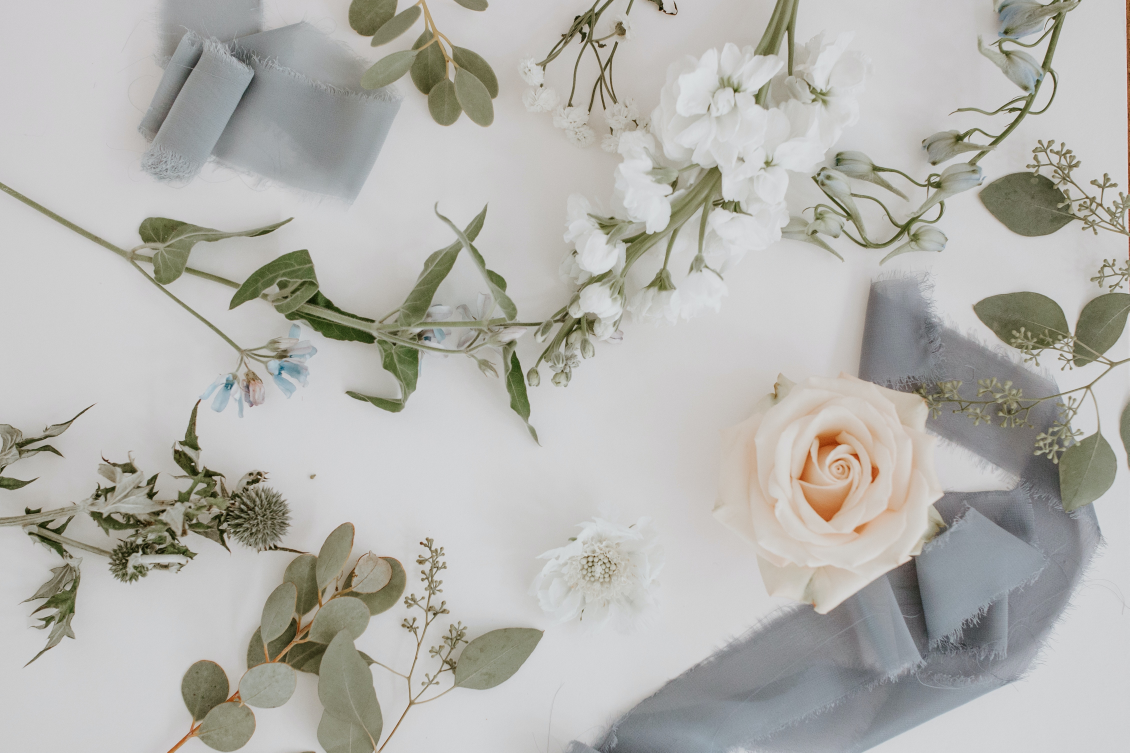
#> input picture sc/1.jpg, 4517 x 3011 px (shown at 1/4 size)
$ python changeImage.py
#> lines starting #> are read from the running program, lines starting #| are printed output that depends on the picture; after the words box and inside, x2 and y2 are one past the last pixel; in counts of white or black regions, pixels touching at a corner belong together
import cv2
import numpy as np


# 修改图像的对比度,coefficent>0, <1降低对比度,>1提升对比度 建议0-2
def change_contrast(img, coefficent):
    imggray = cv2.cvtColor(img, cv2.COLOR_BGR2GRAY)
    m = cv2.mean(img)[0]
    graynew = m + coefficent * (imggray - m)
    img1 = np.zeros(img.shape, np.float32)
    k = np.divide(graynew, imggray, out=np.zeros_like(graynew), where=imggray != 0)
    img1[:, :, 0] = img[:, :, 0] * k
    img1[:, :, 1] = img[:, :, 1] * k
    img1[:, :, 2] = img[:, :, 2] * k
    img1[img1 > 255] = 255
    img1[img1 < 0] = 0
    return img1.astype(np.uint8)

# 修改图像的亮度，brightness取值0～2 <1表示变暗 >1表示变亮
def change_brightness(img, brightness):
    [averB, averG, averR] = np.array(cv2.mean(img))[:-1] / 3
    k = np.ones((img.shape))
    k[:, :, 0] *= averB
    k[:, :, 1] *= averG
    k[:, :, 2] *= averR
    img = img + (brightness - 1) * k
    img[img > 255] = 255
    img[img < 0] = 0
    return img.astype(np.uint8)

def cvshow(name, img):
    cv2.namedWindow(name, cv2.WINDOW_NORMAL)
    cv2.resizeWindow(name,1280,720)
    cv2.imshow(name, img)
    cv2.waitKey(0)
    cv2.destroyWindow(name)

def demo():
    # 加载图片 读取彩色图像
    image = cv2.imread('sc/1.jpg',cv2.IMREAD_COLOR)
#> image is the input picture: shape (3011, 4517, 3); mean B, G, R 174.7, 179.1, 179.8
    l = 50
    c = 50
    MAX_VALUE = 100
    # 调节饱和度和亮度的窗口
    cv2.namedWindow("changImage", cv2.WINDOW_AUTOSIZE)

    def nothing(*arg):
        pass

    # 滑动块
    cv2.createTrackbar("l", "changImage", l, MAX_VALUE, nothing)
    cv2.createTrackbar("c", "changImage", c, MAX_VALUE, nothing)
    while True:
        # 得到 l、 s 、c的值
        l = cv2.getTrackbarPos('l', "changImage")
        c = cv2.getTrackbarPos('c', "changImage")
        img = np.copy(image.astype(np.float32))
        # 亮度 -1~1
        img = change_brightness(img, float(l - 50) / float(50))
#> in change_brightness, `[averB, averG, averR] = np.array(cv2.mean(img))[:-1] / 3`: averB = 58.23; averG = 59.71; averR = 59.92
        # 对比度 0~2
        img = change_contrast(img, c / 50)
#> in change_contrast, `imggray = cv2.cvtColor(img, cv2.COLOR_BGR2GRAY)`:
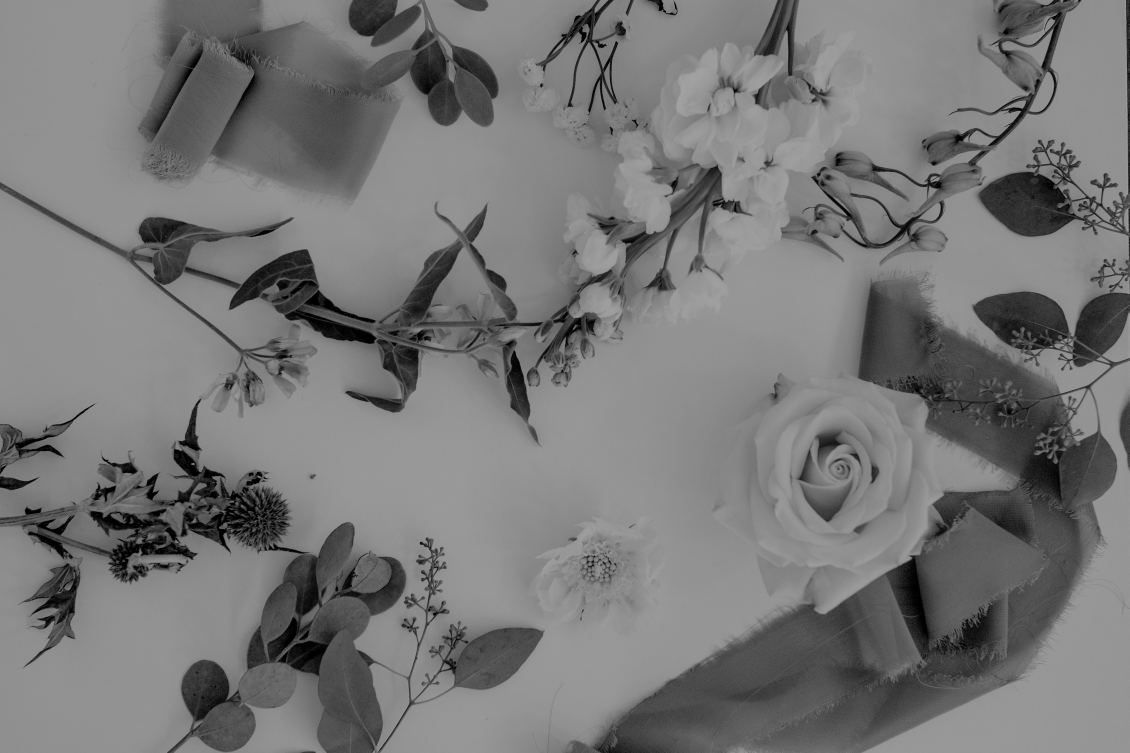
#> imggray: shape (3011, 4517) (shown at 1/4 size); min 0, max 170, mean 119
#> in change_contrast, `m = cv2.mean(img)[0]`: m = 116.2
#> in change_contrast, `k = np.divide(graynew, imggray, out=np.zeros_like(graynew), where=imgg..`:
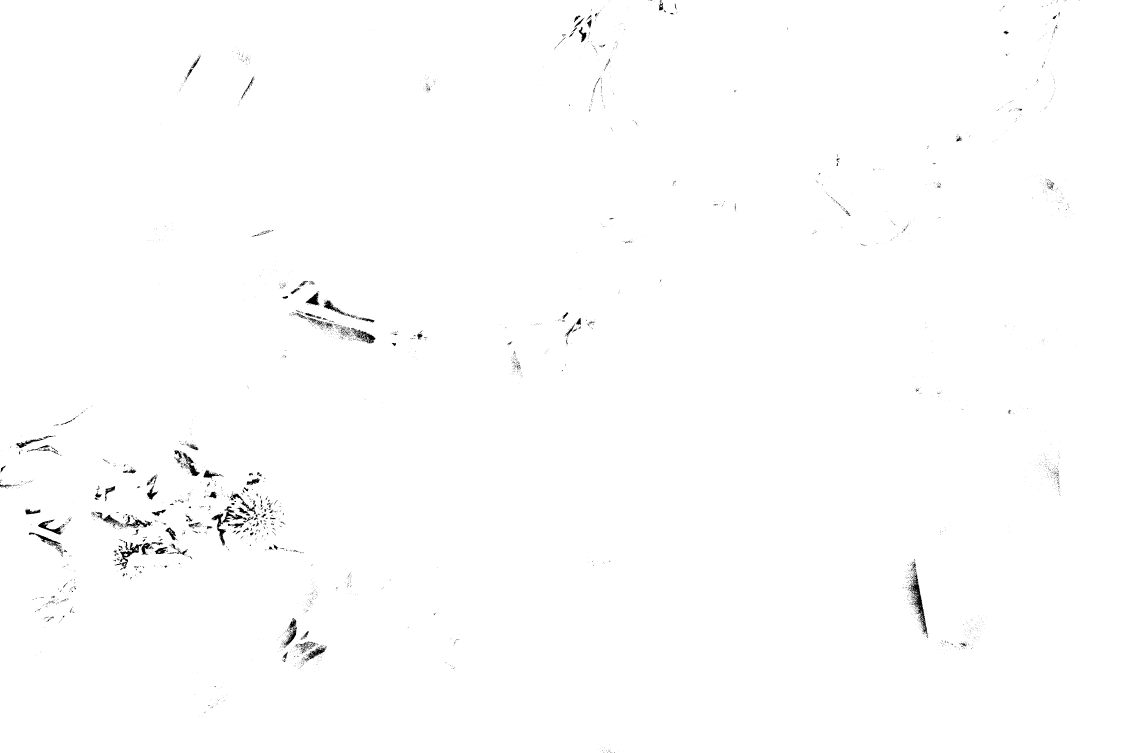
#> k: shape (3011, 4517) float64 (shown at 1/4 size); values 0 (black) and 1 (white), 99.5% white; 4514 black regions (4208 under 20 px), largest, box (x1, y1, x2, y2) and area: (3636, 2289, 3710, 2539) 4137, (846, 2025, 973, 2182) 3626, (460, 2171, 570, 2264) 2253
#> in change_contrast, `img1[:, :, 0] = img[:, :, 0] * k`:
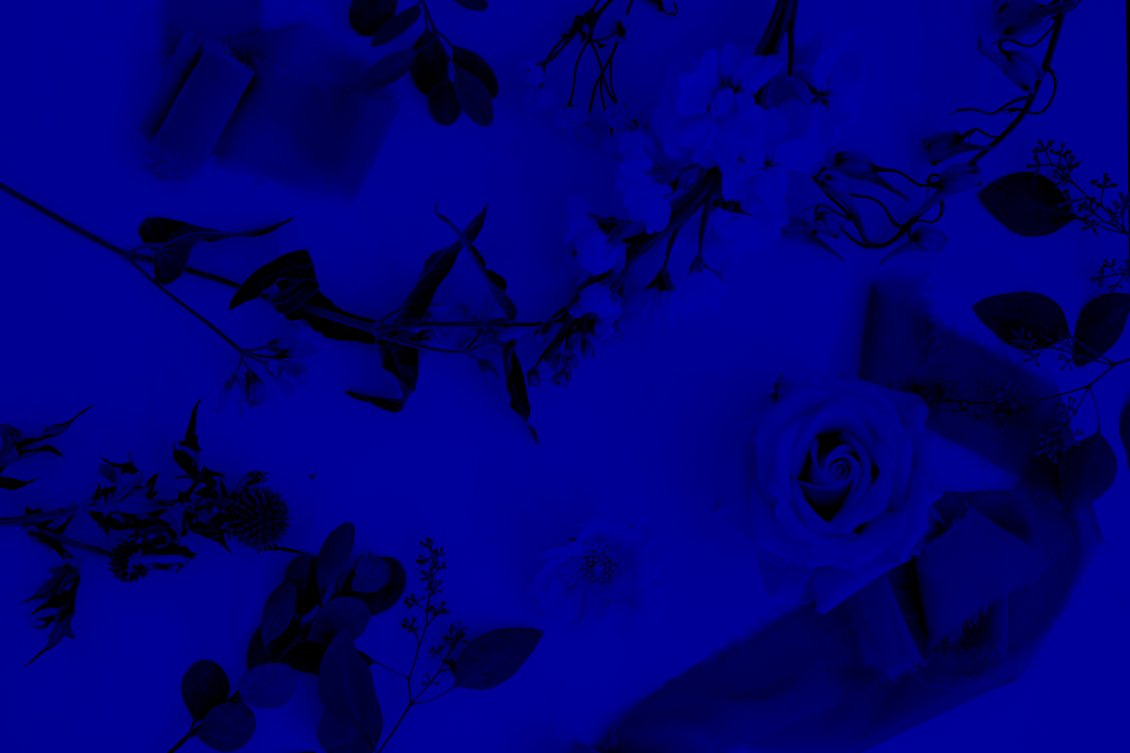
#> img1: shape (3011, 4517, 3) float32 (shown at 1/4 size); mean B, G, R 111.9, 0, 0
#> in change_contrast, `img1[:, :, 1] = img[:, :, 1] * k`:
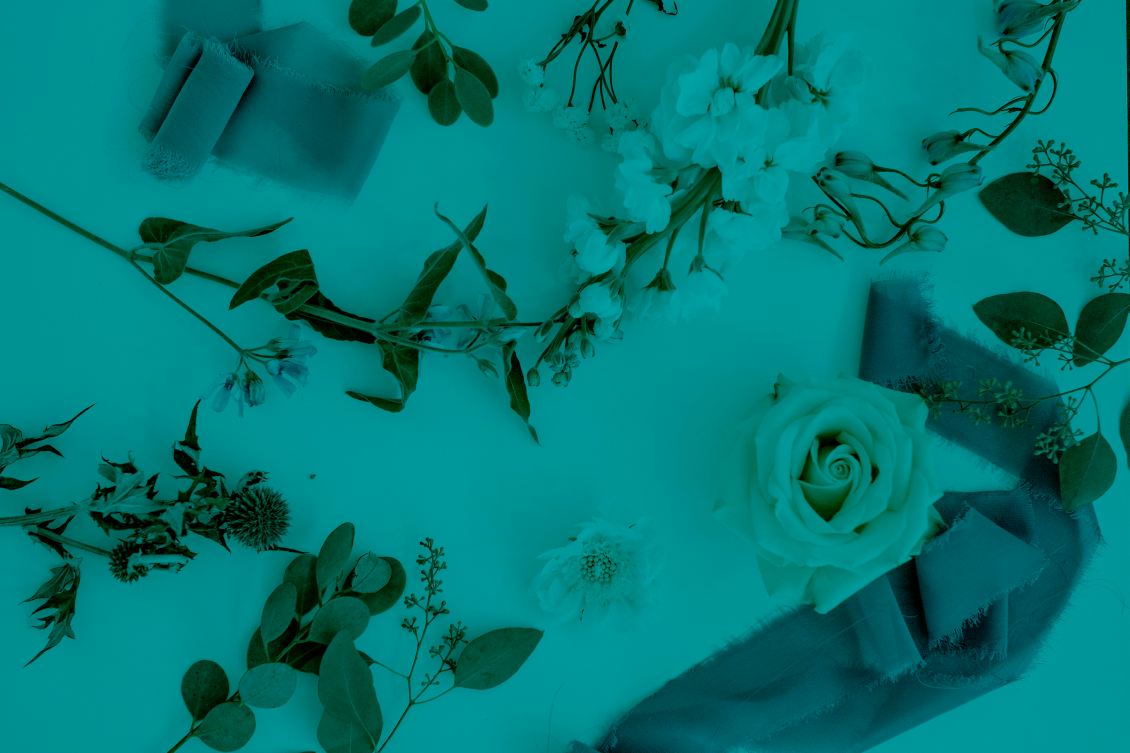
#> img1: shape (3011, 4517, 3) float32 (shown at 1/4 size); mean B, G, R 111.9, 116.2, 0

        # 显示调整后的效果
        img = cv2.resize(img, (1280, 720))
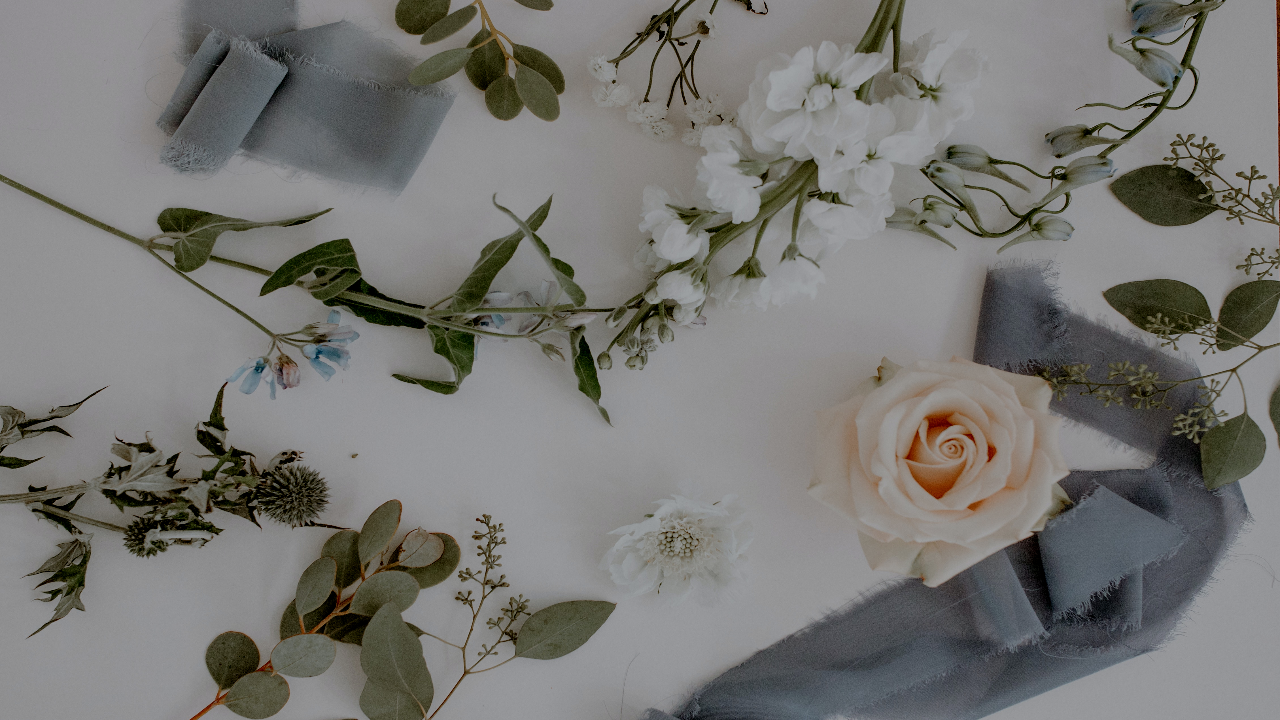
#> img: shape (720, 1280, 3); mean B, G, R 116, 119.1, 119.7
        cv2.imshow("changImage", img)
        ch = cv2.waitKey(5)
#> (key Esc is pressed here)
        # 按 ESC 键退出
        if ch == 27:
            break
        elif ch == ord('s'):
            # 按 s 键保存并退出
            # 保存结果
            cv2.imwrite("result.jpg", img)
            break

    # 关闭所有的窗口
    cv2.destroyAllWindows()


if __name__ == "__main__":
    demo()
    # [5 lines of commented-out code are left out]

$ run again, with sc/ls.png saved as sc/1.jpg
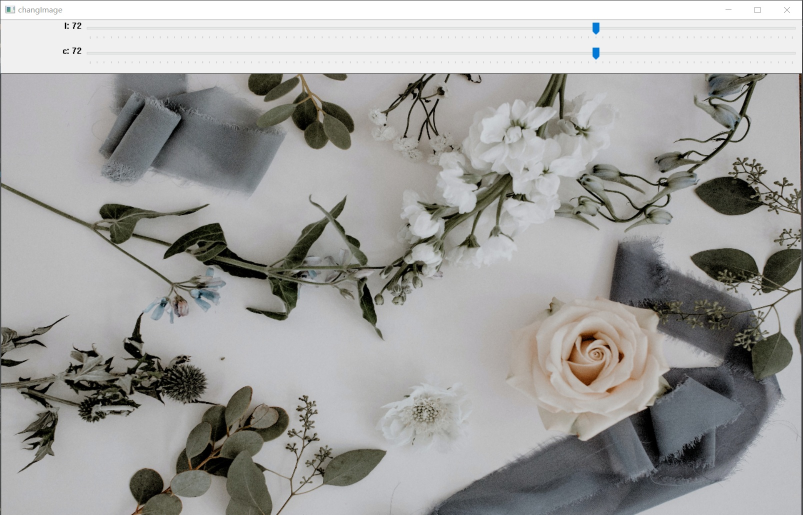
#> input picture sc/ls.png, 1605 x 1030 px (shown at 1/2 size)
#> in demo, image is the input picture: shape (1030, 1605, 3); mean B, G, R 157.3, 159.1, 159.6
#> averB = 52.42; averG = 53.04; averR = 53.18
#> m = 106.5
#> in change_contrast, `k = np.divide(graynew, imggray, out=np.zeros_like(graynew), where=imgg..`:
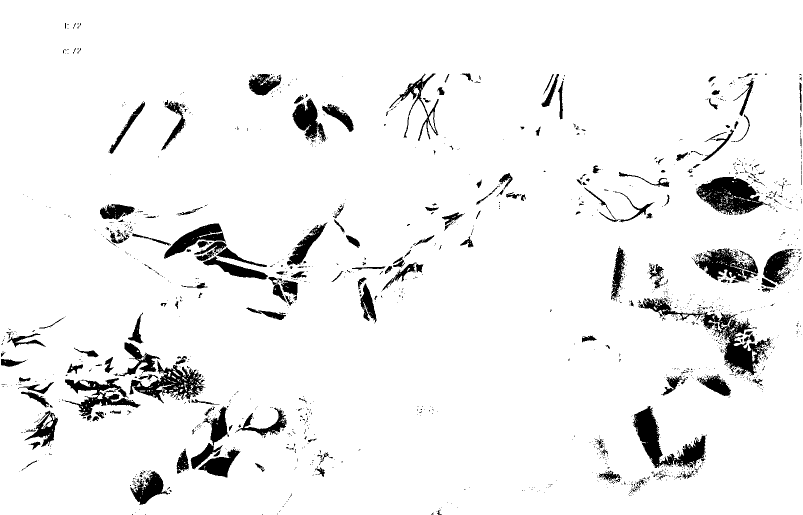
#> k: shape (1030, 1605) float64 (shown at 1/2 size); values 0 (black) and 1 (white), 94% white; 1601 black regions (1385 under 20 px), largest, box (x1, y1, x2, y2) and area: (1277, 596, 1542, 751) 7180, (1392, 354, 1535, 430) 6192, (1265, 812, 1411, 937) 6087
#> in demo, `img = cv2.resize(img, (1280, 720))`:
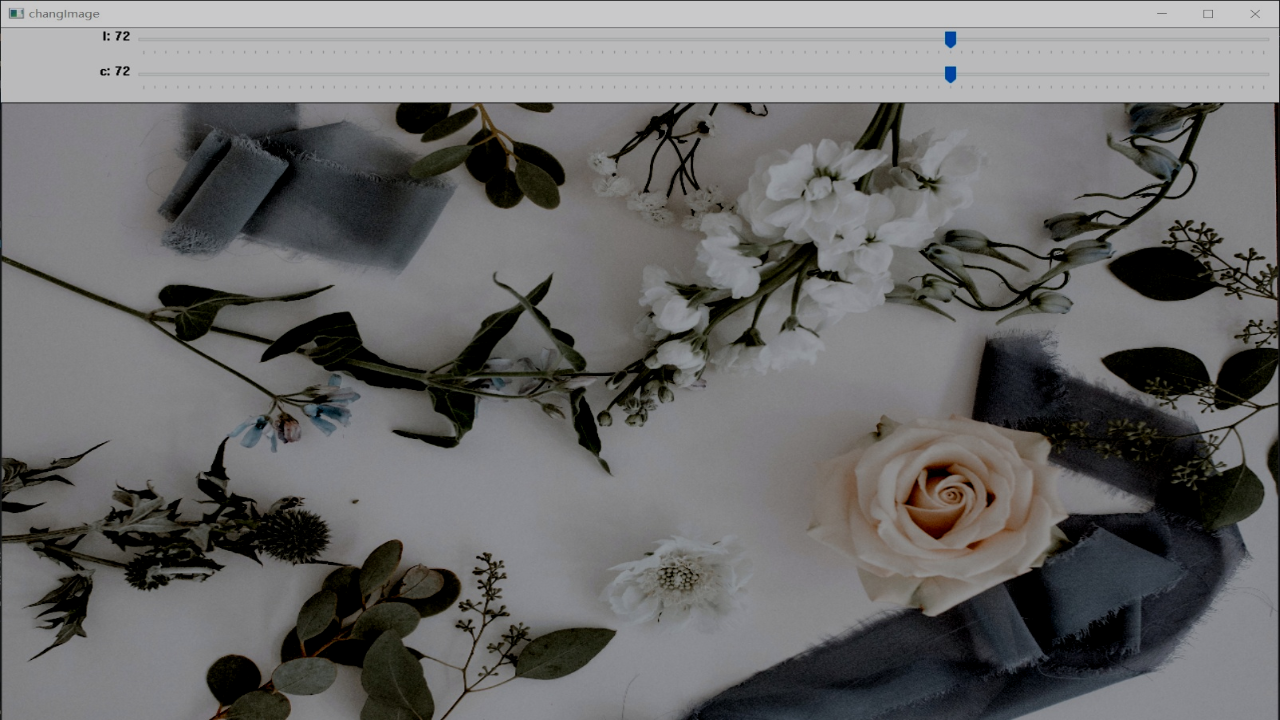
#> img: shape (720, 1280, 3); mean B, G, R 106.4, 106.6, 107
